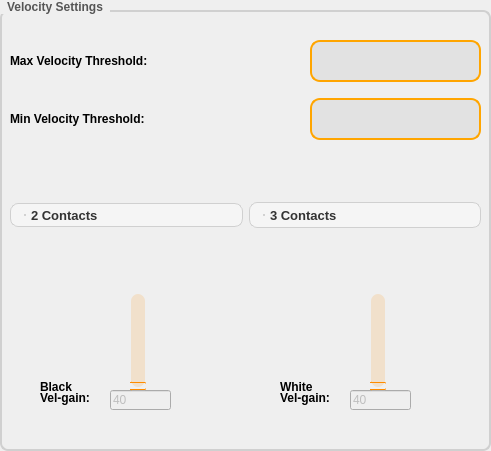
             <widget class="QGroupBox" name="groupBox_4">
              <property name="geometry">
               <rect>
                <x>620</x>
                <y>20</y>
                <width>491</width>
                <height>451</height>
               </rect>
              </property>
              <property name="styleSheet">
               <string notr="true">QGroupBox {
    border: 2px solid #D0D0D0;  /* light gray border */
    border-radius: 8px;
    margin-top: 10px;
    font-weight: bold;
    color: #555;
    padding: 10px;
}
QGroupBox::title {
    subcontrol-origin: margin;
    subcontrol-position: top left;
    padding: 0 5px;
}
</string>
              </property>
              <property name="title">
               <string>Velocity Settings</string>
              </property>
              <widget class="QLineEdit" name="v_gain_lineEdit_2">
               <property name="enabled">
                <bool>false</bool>
               </property>
               <property name="geometry">
                <rect>
                 <x>110</x>
                 <y>390</y>
                 <width>61</width>
                 <height>20</height>
                </rect>
               </property>
               <property name="text">
                <string>40</string>
               </property>
              </widget>
              <widget class="QLabel" name="label_35">
               <property name="geometry">
                <rect>
                 <x>40</x>
                 <y>390</y>
                 <width>51</width>
                 <height>16</height>
                </rect>
               </property>
               <property name="font">
                <font>
                 <weight>75</weight>
                 <bold>true</bold>
                </font>
               </property>
               <property name="text">
                <string>Vel-gain:</string>
               </property>
              </widget>
              <widget class="QSlider" name="v_gain_slider_2">
               <property name="geometry">
                <rect>
                 <x>130</x>
                 <y>290</y>
                 <width>16</width>
                 <height>101</height>
                </rect>
               </property>
               <property name="styleSheet">
                <string notr="true">/* === Groove === */
QSlider::groove:vertical {
    width: 14px;
    border-radius: 7px;
    background: rgba(255, 140, 0, 0.15);  /* soft orange glow */
    margin: 4px 0;
}

/* === Filled Part (active section) === */
QSlider::sub-page:vertical {
    background: qlineargradient(
        x1:0, y1:1, x2:0, y2:0,
        stop:0 #ffb84d,
        stop:0.5 #ff9a1f,
        stop:1 #ff6b00
    );
    border-radius: 7px;
    box-shadow: 0 0 8px rgba(255, 140, 0, 0.4);
}

/* === Empty Part === */
QSlider::add-page:vertical {
    background: rgba(255, 255, 255, 0.08);
    border-radius: 7px;
}

/* === Smaller Handle === */
QSlider::handle:vertical {
    background: qradialgradient(
        cx:0.5, cy:0.5, radius:0.8,
        stop:0 #fff,
        stop:1 #ff8c00
    );
    border: 1px solid #ff8c00;
    width: 10px;
    height: 6px;              /* smaller horizontal bar */
    border-radius: 3px;
    margin: -3px -3px;
    transition: all 0.2s ease-in-out;
}

QSlider::handle:vertical:hover {
    background: qradialgradient(
        cx:0.5, cy:0.5, radius:0.8,
        stop:0 #fff,
        stop:1 #ffaa33
    );
    box-shadow: 0 0 6px rgba(255, 140, 0, 0.6);
}

/* === Optional: Matching LineEdit === */
QLineEdit {
    font-size: 16px;
    border: 2px solid #ff9a1f;
    border-radius: 8px;
    background-color: #fffaf2;
    color: #333;
    padding: 4px 8px;
}
</string>
               </property>
               <property name="minimum">
                <number>40</number>
               </property>
               <property name="maximum">
                <number>200</number>
               </property>
               <property name="orientation">
                <enum>Qt::Vertical</enum>
               </property>
              </widget>
              <widget class="QLabel" name="label_38">
               <property name="geometry">
                <rect>
                 <x>40</x>
                 <y>380</y>
                 <width>47</width>
                 <height>14</height>
                </rect>
               </property>
               <property name="font">
                <font>
                 <weight>75</weight>
                 <bold>true</bold>
                </font>
               </property>
               <property name="text">
                <string>Black</string>
               </property>
              </widget>
              <widget class="QLineEdit" name="v_gain_lineEdit">
               <property name="enabled">
                <bool>false</bool>
               </property>
               <property name="geometry">
                <rect>
                 <x>350</x>
                 <y>390</y>
                 <width>61</width>
                 <height>20</height>
                </rect>
               </property>
               <property name="text">
                <string>40</string>
               </property>
              </widget>
              <widget class="QLabel" name="label_45">
               <property name="geometry">
                <rect>
                 <x>280</x>
                 <y>380</y>
                 <width>47</width>
                 <height>14</height>
                </rect>
               </property>
               <property name="font">
                <font>
                 <weight>75</weight>
                 <bold>true</bold>
                </font>
               </property>
               <property name="text">
                <string>White</string>
               </property>
              </widget>
              <widget class="QSlider" name="v_gain_slider">
               <property name="geometry">
                <rect>
                 <x>370</x>
                 <y>290</y>
                 <width>16</width>
                 <height>101</height>
                </rect>
               </property>
               <property name="styleSheet">
                <string notr="true">/* === Groove === */
QSlider::groove:vertical {
    width: 14px;
    border-radius: 7px;
    background: rgba(255, 140, 0, 0.15);  /* soft orange glow */
    margin: 4px 0;
}

/* === Filled Part (active section) === */
QSlider::sub-page:vertical {
    background: qlineargradient(
        x1:0, y1:1, x2:0, y2:0,
        stop:0 #ffb84d,
        stop:0.5 #ff9a1f,
        stop:1 #ff6b00
    );
    border-radius: 7px;
    box-shadow: 0 0 8px rgba(255, 140, 0, 0.4);
}

/* === Empty Part === */
QSlider::add-page:vertical {
    background: rgba(255, 255, 255, 0.08);
    border-radius: 7px;
}

/* === Smaller Handle === */
QSlider::handle:vertical {
    background: qradialgradient(
        cx:0.5, cy:0.5, radius:0.8,
        stop:0 #fff,
        stop:1 #ff8c00
    );
    border: 1px solid #ff8c00;
    width: 10px;
    height: 6px;              /* smaller horizontal bar */
    border-radius: 3px;
    margin: -3px -3px;
    transition: all 0.2s ease-in-out;
}

QSlider::handle:vertical:hover {
    background: qradialgradient(
        cx:0.5, cy:0.5, radius:0.8,
        stop:0 #fff,
        stop:1 #ffaa33
    );
    box-shadow: 0 0 6px rgba(255, 140, 0, 0.6);
}

/* === Optional: Matching LineEdit === */
QLineEdit {
    font-size: 16px;
    border: 2px solid #ff9a1f;
    border-radius: 8px;
    background-color: #fffaf2;
    color: #333;
    padding: 4px 8px;
}
</string>
               </property>
               <property name="minimum">
                <number>40</number>
               </property>
               <property name="maximum">
                <number>200</number>
               </property>
               <property name="orientation">
                <enum>Qt::Vertical</enum>
               </property>
              </widget>
              <widget class="QLabel" name="label_25">
               <property name="geometry">
                <rect>
                 <x>280</x>
                 <y>390</y>
                 <width>51</width>
                 <height>16</height>
                </rect>
               </property>
               <property name="font">
                <font>
                 <weight>75</weight>
                 <bold>true</bold>
                </font>
               </property>
               <property name="text">
                <string>Vel-gain:</string>
               </property>
              </widget>
              <widget class="QWidget" name="gridLayoutWidget_3">
               <property name="geometry">
                <rect>
                 <x>10</x>
                 <y>30</y>
                 <width>471</width>
                 <height>121</height>
                </rect>
               </property>
               <layout class="QGridLayout" name="gridLayout_4">
                <item row="1" column="1">
                 <widget class="QLineEdit" name="lineEdit_min_vel">
                  <property name="styleSheet">
                   <string notr="true">QLineEdit {
    border-radius: 10px;
    border: 2px solid #FFA500;       /* orange outline */
    background-color: #e2e2e2;
    padding: 10px 12px;
    font-family: 'Segoe UI', Roboto, Oxygen, Ubuntu, Cantarell, 'Open Sans', 'Helvetica Neue', sans-serif;
    font-size: 14px;
    color: #333;
}

QLineEdit:focus {
    border: 2px solid #FFB347;       /* lighter orange on focus */
    background-color: #ffffff;
	box-shadow: 0 0 8px #FFD580;
}

QLineEdit:hover {
    border: 2px solid #FFC266;
}

</string>
                  </property>
                 </widget>
                </item>
                <item row="0" column="1">
                 <widget class="QLineEdit" name="lineEdit_max_vel">
                  <property name="styleSheet">
                   <string notr="true">QLineEdit {
    border-radius: 10px;
    border: 2px solid #FFA500;       /* orange outline */
    background-color: #e2e2e2;
    padding: 10px 12px;
    font-family: 'Segoe UI', Roboto, Oxygen, Ubuntu, Cantarell, 'Open Sans', 'Helvetica Neue', sans-serif;
    font-size: 14px;
    color: #333;
}

QLineEdit:focus {
    border: 2px solid #FFB347;       /* lighter orange on focus */
    background-color: #ffffff;
	box-shadow: 0 0 8px #FFD580;
}

QLineEdit:hover {
    border: 2px solid #FFC266;
}

</string>
                  </property>
                 </widget>
                </item>
                <item row="0" column="0">
                 <widget class="QLabel" name="label_47">
                  <property name="font">
                   <font>
                    <weight>75</weight>
                    <bold>true</bold>
                   </font>
                  </property>
                  <property name="text">
                   <string>Max Velocity Threshold:                                               </string>
                  </property>
                 </widget>
                </item>
                <item row="1" column="0">
                 <widget class="QLabel" name="label_48">
                  <property name="font">
                   <font>
                    <weight>75</weight>
                    <bold>true</bold>
                   </font>
                  </property>
                  <property name="text">
                   <string>Min Velocity Threshold: </string>
                  </property>
                 </widget>
                </item>
               </layout>
              </widget>
              <widget class="QWidget" name="gridLayoutWidget_4">
               <property name="geometry">
                <rect>
                 <x>10</x>
                 <y>180</y>
                 <width>471</width>
                 <height>71</height>
                </rect>
               </property>
               <layout class="QGridLayout" name="gridLayout_5">
                <item row="0" column="0">
                 <widget class="QRadioButton" name="two_sw">
                  <property name="styleSheet">
                   <string notr="true">/* Hide default radio dot */
QRadioButton::indicator {
    width: 0;
    height: 0;
}

/* Base (unselected) */
QRadioButton {
    padding: 3px 14px;
    min-height: 16px;
    border-radius: 8px;
    border: 1px solid #d0d0d0;
    background-color: #f5f5f5;
    color: #333;
    font-weight: 600;
    font-size: 13px;
}

/* Hover */
QRadioButton:hover {
    background-color: #ededed;
}

/* Selected (ORANGE) */
QRadioButton#two_sw:checked,
QRadioButton#three_sw:checked {
    background-color: #fff4e5;
    border: 1.5px solid #FFA500;
    color: #000;
}
</string>
                  </property>
                  <property name="text">
                   <string>2 Contacts</string>
                  </property>
                 </widget>
                </item>
                <item row="0" column="1">
                 <widget class="QRadioButton" name="three_sw">
                  <property name="styleSheet">
                   <string notr="true">/* Hide default radio dot */
QRadioButton::indicator {
    width: 0;
    height: 0;
}

/* Base (unselected) */
QRadioButton {
    padding: 4px 14px;
    min-height: 16px;
    border-radius: 8px;
    border: 1px solid #d0d0d0;
    background-color: #f5f5f5;
    color: #333;
    font-weight: 600;
    font-size: 13px;
}

/* Hover */
QRadioButton:hover {
    background-color: #ededed;
}

/* Selected (ORANGE) */
QRadioButton#two_sw:checked,
QRadioButton#three_sw:checked {
    background-color: #fff4e5;
    border: 1.5px solid #FFA500;
    color: #000;
}
</string>
                  </property>
                  <property name="text">
                   <string>3 Contacts</string>
                  </property>
                 </widget>
                </item>
               </layout>
              </widget>
             </widget>
